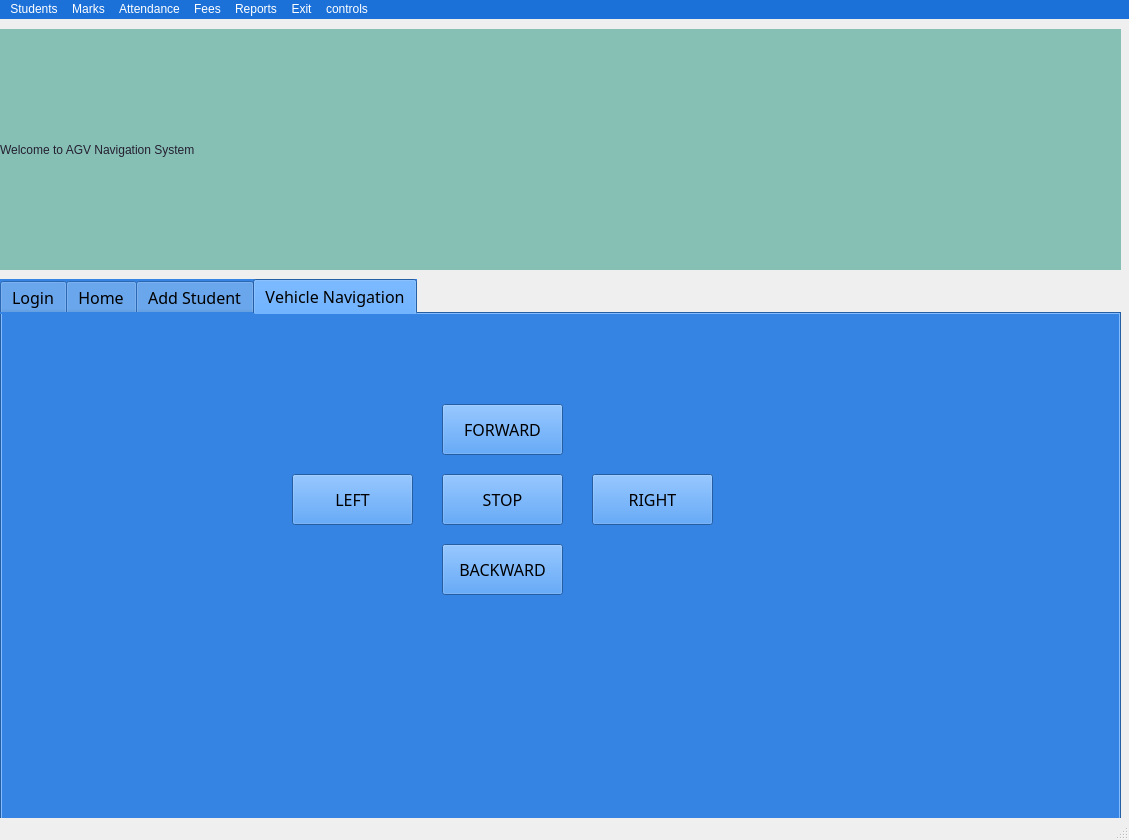
<?xml version="1.0" encoding="UTF-8"?>
<ui version="4.0">
 <class>MainWindow</class>
 <widget class="QMainWindow" name="MainWindow">
  <property name="geometry">
   <rect>
    <x>0</x>
    <y>0</y>
    <width>1129</width>
    <height>840</height>
   </rect>
  </property>
  <property name="windowTitle">
   <string>MainWindow</string>
  </property>
  <widget class="QWidget" name="centralwidget">
   <widget class="QTabWidget" name="tabWidget">
    <property name="geometry">
     <rect>
      <x>0</x>
      <y>260</y>
      <width>1121</width>
      <height>541</height>
     </rect>
    </property>
    <property name="font">
     <font>
      <family>Ubuntu Sans</family>
      <pointsize>12</pointsize>
      <weight>8</weight>
      <italic>false</italic>
      <bold>false</bold>
      <kerning>false</kerning>
     </font>
    </property>
    <property name="autoFillBackground">
     <bool>false</bool>
    </property>
    <property name="styleSheet">
     <string notr="true">font: 63 12pt &quot;Ubuntu Sans&quot;;
background-color: rgb(53, 132, 228);</string>
    </property>
    <property name="currentIndex">
     <number>3</number>
    </property>
    <widget class="QWidget" name="tab">
     <attribute name="title">
      <string>Login</string>
     </attribute>
     <widget class="QLabel" name="label_2">
      <property name="geometry">
       <rect>
        <x>250</x>
        <y>10</y>
        <width>501</width>
        <height>61</height>
       </rect>
      </property>
      <property name="styleSheet">
       <string notr="true">font: 75 36pt &quot;Ubuntu Sans&quot;;
font-weight:&quot;bold&quot;;
</string>
      </property>
      <property name="text">
       <string>Administrative Login</string>
      </property>
     </widget>
     <widget class="QLabel" name="label_3">
      <property name="geometry">
       <rect>
        <x>270</x>
        <y>60</y>
        <width>471</width>
        <height>31</height>
       </rect>
      </property>
      <property name="font">
       <font>
        <family>Ubuntu Sans</family>
        <pointsize>20</pointsize>
        <weight>8</weight>
        <italic>false</italic>
        <bold>false</bold>
       </font>
      </property>
      <property name="styleSheet">
       <string notr="true">color: rgb(143, 240, 164);
font: 63 20pt &quot;Ubuntu Sans&quot;;</string>
      </property>
      <property name="text">
       <string>Enter Username and Password</string>
      </property>
     </widget>
     <widget class="QLabel" name="label_4">
      <property name="geometry">
       <rect>
        <x>270</x>
        <y>120</y>
        <width>191</width>
        <height>31</height>
       </rect>
      </property>
      <property name="font">
       <font>
        <family>Ubuntu Sans</family>
        <pointsize>18</pointsize>
        <weight>50</weight>
        <italic>false</italic>
        <bold>false</bold>
       </font>
      </property>
      <property name="styleSheet">
       <string notr="true">font: 75 25pt &quot;Ubuntu Sans&quot;;
font: 18pt &quot;Ubuntu Sans&quot;;</string>
      </property>
      <property name="text">
       <string>Username:</string>
      </property>
     </widget>
     <widget class="QLabel" name="label_5">
      <property name="geometry">
       <rect>
        <x>270</x>
        <y>170</y>
        <width>171</width>
        <height>41</height>
       </rect>
      </property>
      <property name="styleSheet">
       <string notr="true">font: 75 25pt &quot;Ubuntu Sans&quot;;
font: 18pt &quot;Ubuntu Sans&quot;;</string>
      </property>
      <property name="text">
       <string>Password:</string>
      </property>
     </widget>
     <widget class="QLineEdit" name="lineEdit">
      <property name="geometry">
       <rect>
        <x>410</x>
        <y>130</y>
        <width>321</width>
        <height>27</height>
       </rect>
      </property>
      <property name="font">
       <font>
        <family>Ubuntu Sans</family>
        <pointsize>16</pointsize>
        <weight>50</weight>
        <italic>false</italic>
        <bold>false</bold>
       </font>
      </property>
      <property name="styleSheet">
       <string notr="true">background-color: rgb(255, 255, 255);
font: 16pt &quot;Ubuntu Sans&quot;;</string>
      </property>
      <property name="text">
       <string>afdafd</string>
      </property>
     </widget>
     <widget class="QLineEdit" name="lineEdit_2">
      <property name="geometry">
       <rect>
        <x>410</x>
        <y>180</y>
        <width>321</width>
        <height>27</height>
       </rect>
      </property>
      <property name="font">
       <font>
        <family>Ubuntu Sans</family>
        <pointsize>12</pointsize>
        <weight>8</weight>
        <italic>false</italic>
        <bold>false</bold>
       </font>
      </property>
      <property name="styleSheet">
       <string notr="true">background-color: rgb(255, 255, 255);</string>
      </property>
      <property name="text">
       <string>adfafafafa</string>
      </property>
      <property name="echoMode">
       <enum>QLineEdit::Password</enum>
      </property>
     </widget>
     <widget class="QPushButton" name="pushButton">
      <property name="geometry">
       <rect>
        <x>410</x>
        <y>270</y>
        <width>201</width>
        <height>41</height>
       </rect>
      </property>
      <property name="font">
       <font>
        <family>Ubuntu Sans</family>
        <pointsize>12</pointsize>
        <weight>8</weight>
        <italic>false</italic>
        <bold>false</bold>
       </font>
      </property>
      <property name="text">
       <string>Submit</string>
      </property>
     </widget>
     <widget class="QLabel" name="label_6">
      <property name="geometry">
       <rect>
        <x>60</x>
        <y>110</y>
        <width>131</width>
        <height>131</height>
       </rect>
      </property>
      <property name="text">
       <string/>
      </property>
      <property name="pixmap">
       <pixmap>lock.svg</pixmap>
      </property>
     </widget>
    </widget>
    <widget class="QWidget" name="tab_2">
     <attribute name="title">
      <string>Home</string>
     </attribute>
     <widget class="QLabel" name="label_7">
      <property name="geometry">
       <rect>
        <x>130</x>
        <y>0</y>
        <width>881</width>
        <height>61</height>
       </rect>
      </property>
      <property name="styleSheet">
       <string notr="true">font: 75 36pt &quot;Ubuntu Sans&quot;;
font-weight:&quot;bold&quot;;
</string>
      </property>
      <property name="text">
       <string>Welcome to School Management Project</string>
      </property>
     </widget>
     <widget class="QLabel" name="label_8">
      <property name="geometry">
       <rect>
        <x>150</x>
        <y>180</y>
        <width>141</width>
        <height>151</height>
       </rect>
      </property>
      <property name="text">
       <string/>
      </property>
      <property name="pixmap">
       <pixmap>school1.svg</pixmap>
      </property>
     </widget>
     <widget class="QLabel" name="label_9">
      <property name="geometry">
       <rect>
        <x>800</x>
        <y>200</y>
        <width>131</width>
        <height>131</height>
       </rect>
      </property>
      <property name="text">
       <string/>
      </property>
      <property name="pixmap">
       <pixmap>school1.svg</pixmap>
      </property>
     </widget>
     <widget class="QLabel" name="label_10">
      <property name="geometry">
       <rect>
        <x>280</x>
        <y>0</y>
        <width>491</width>
        <height>481</height>
       </rect>
      </property>
      <property name="text">
       <string/>
      </property>
      <property name="pixmap">
       <pixmap>schoolp.png</pixmap>
      </property>
     </widget>
     <zorder>label_10</zorder>
     <zorder>label_7</zorder>
     <zorder>label_8</zorder>
     <zorder>label_9</zorder>
    </widget>
    <widget class="QWidget" name="tab_3">
     <attribute name="title">
      <string>Add Student</string>
     </attribute>
     <widget class="QLabel" name="label_11">
      <property name="geometry">
       <rect>
        <x>270</x>
        <y>20</y>
        <width>501</width>
        <height>61</height>
       </rect>
      </property>
      <property name="styleSheet">
       <string notr="true">font: 75 36pt &quot;Ubuntu Sans&quot;;
font-weight:&quot;bold&quot;;
</string>
      </property>
      <property name="text">
       <string>Add New Student</string>
      </property>
     </widget>
     <widget class="QLabel" name="label_12">
      <property name="geometry">
       <rect>
        <x>20</x>
        <y>80</y>
        <width>471</width>
        <height>31</height>
       </rect>
      </property>
      <property name="font">
       <font>
        <family>Ubuntu Sans</family>
        <pointsize>18</pointsize>
        <weight>9</weight>
        <italic>false</italic>
        <bold>false</bold>
       </font>
      </property>
      <property name="styleSheet">
       <string notr="true">color: rgb(143, 240, 164);
font: 75 18pt &quot;Ubuntu Sans&quot;;
font-weight:&quot;bold&quot;;</string>
      </property>
      <property name="text">
       <string>Enter Student Details:</string>
      </property>
     </widget>
     <widget class="QLabel" name="label_13">
      <property name="geometry">
       <rect>
        <x>30</x>
        <y>140</y>
        <width>241</width>
        <height>31</height>
       </rect>
      </property>
      <property name="font">
       <font>
        <family>Ubuntu Sans</family>
        <pointsize>18</pointsize>
        <weight>50</weight>
        <italic>false</italic>
        <bold>false</bold>
       </font>
      </property>
      <property name="styleSheet">
       <string notr="true">font: 75 25pt &quot;Ubuntu Sans&quot;;
font: 18pt &quot;Ubuntu Sans&quot;;</string>
      </property>
      <property name="text">
       <string>Registration Number:</string>
      </property>
     </widget>
     <widget class="QLineEdit" name="lineEdit_3">
      <property name="geometry">
       <rect>
        <x>280</x>
        <y>130</y>
        <width>321</width>
        <height>41</height>
       </rect>
      </property>
      <property name="font">
       <font>
        <family>Ubuntu Sans</family>
        <pointsize>16</pointsize>
        <weight>50</weight>
        <italic>false</italic>
        <bold>false</bold>
       </font>
      </property>
      <property name="styleSheet">
       <string notr="true">background-color: rgb(255, 255, 255);
font: 16pt &quot;Ubuntu Sans&quot;;</string>
      </property>
      <property name="text">
       <string/>
      </property>
     </widget>
     <widget class="QLabel" name="label_14">
      <property name="geometry">
       <rect>
        <x>30</x>
        <y>190</y>
        <width>241</width>
        <height>31</height>
       </rect>
      </property>
      <property name="font">
       <font>
        <family>Ubuntu Sans</family>
        <pointsize>18</pointsize>
        <weight>50</weight>
        <italic>false</italic>
        <bold>false</bold>
       </font>
      </property>
      <property name="styleSheet">
       <string notr="true">font: 75 25pt &quot;Ubuntu Sans&quot;;
font: 18pt &quot;Ubuntu Sans&quot;;</string>
      </property>
      <property name="text">
       <string>Full Name</string>
      </property>
     </widget>
     <widget class="QLineEdit" name="lineEdit_4">
      <property name="geometry">
       <rect>
        <x>280</x>
        <y>180</y>
        <width>321</width>
        <height>41</height>
       </rect>
      </property>
      <property name="font">
       <font>
        <family>Ubuntu Sans</family>
        <pointsize>16</pointsize>
        <weight>50</weight>
        <italic>false</italic>
        <bold>false</bold>
       </font>
      </property>
      <property name="styleSheet">
       <string notr="true">background-color: rgb(255, 255, 255);
font: 16pt &quot;Ubuntu Sans&quot;;</string>
      </property>
      <property name="text">
       <string/>
      </property>
     </widget>
     <widget class="QLabel" name="label_15">
      <property name="geometry">
       <rect>
        <x>30</x>
        <y>250</y>
        <width>241</width>
        <height>31</height>
       </rect>
      </property>
      <property name="font">
       <font>
        <family>Ubuntu Sans</family>
        <pointsize>18</pointsize>
        <weight>50</weight>
        <italic>false</italic>
        <bold>false</bold>
       </font>
      </property>
      <property name="styleSheet">
       <string notr="true">font: 75 25pt &quot;Ubuntu Sans&quot;;
font: 18pt &quot;Ubuntu Sans&quot;;</string>
      </property>
      <property name="text">
       <string>Gender</string>
      </property>
     </widget>
     <widget class="QComboBox" name="comboBox">
      <property name="geometry">
       <rect>
        <x>280</x>
        <y>240</y>
        <width>191</width>
        <height>41</height>
       </rect>
      </property>
      <property name="styleSheet">
       <string notr="true">background-color: rgb(255, 255, 255);</string>
      </property>
      <item>
       <property name="text">
        <string>Male</string>
       </property>
      </item>
      <item>
       <property name="text">
        <string>Female</string>
       </property>
      </item>
     </widget>
     <widget class="QLabel" name="label_16">
      <property name="geometry">
       <rect>
        <x>30</x>
        <y>300</y>
        <width>241</width>
        <height>31</height>
       </rect>
      </property>
      <property name="font">
       <font>
        <family>Ubuntu Sans</family>
        <pointsize>18</pointsize>
        <weight>50</weight>
        <italic>false</italic>
        <bold>false</bold>
       </font>
      </property>
      <property name="styleSheet">
       <string notr="true">font: 75 25pt &quot;Ubuntu Sans&quot;;
font: 18pt &quot;Ubuntu Sans&quot;;</string>
      </property>
      <property name="text">
       <string>Full Name</string>
      </property>
     </widget>
     <widget class="QLineEdit" name="lineEdit_5">
      <property name="geometry">
       <rect>
        <x>280</x>
        <y>290</y>
        <width>321</width>
        <height>41</height>
       </rect>
      </property>
      <property name="font">
       <font>
        <family>Ubuntu Sans</family>
        <pointsize>16</pointsize>
        <weight>50</weight>
        <italic>false</italic>
        <bold>false</bold>
       </font>
      </property>
      <property name="styleSheet">
       <string notr="true">background-color: rgb(255, 255, 255);
font: 16pt &quot;Ubuntu Sans&quot;;</string>
      </property>
      <property name="text">
       <string/>
      </property>
     </widget>
     <widget class="QLabel" name="label_17">
      <property name="geometry">
       <rect>
        <x>30</x>
        <y>350</y>
        <width>241</width>
        <height>31</height>
       </rect>
      </property>
      <property name="font">
       <font>
        <family>Ubuntu Sans</family>
        <pointsize>18</pointsize>
        <weight>50</weight>
        <italic>false</italic>
        <bold>false</bold>
       </font>
      </property>
      <property name="styleSheet">
       <string notr="true">font: 75 25pt &quot;Ubuntu Sans&quot;;
font: 18pt &quot;Ubuntu Sans&quot;;</string>
      </property>
      <property name="text">
       <string>Age</string>
      </property>
     </widget>
     <widget class="QLineEdit" name="lineEdit_6">
      <property name="geometry">
       <rect>
        <x>280</x>
        <y>340</y>
        <width>321</width>
        <height>41</height>
       </rect>
      </property>
      <property name="font">
       <font>
        <family>Ubuntu Sans</family>
        <pointsize>16</pointsize>
        <weight>50</weight>
        <italic>false</italic>
        <bold>false</bold>
       </font>
      </property>
      <property name="styleSheet">
       <string notr="true">background-color: rgb(255, 255, 255);
font: 16pt &quot;Ubuntu Sans&quot;;</string>
      </property>
      <property name="text">
       <string/>
      </property>
     </widget>
     <widget class="QLabel" name="label_18">
      <property name="geometry">
       <rect>
        <x>630</x>
        <y>130</y>
        <width>211</width>
        <height>31</height>
       </rect>
      </property>
      <property name="font">
       <font>
        <family>Ubuntu Sans</family>
        <pointsize>18</pointsize>
        <weight>50</weight>
        <italic>false</italic>
        <bold>false</bold>
       </font>
      </property>
      <property name="styleSheet">
       <string notr="true">font: 75 25pt &quot;Ubuntu Sans&quot;;
font: 18pt &quot;Ubuntu Sans&quot;;</string>
      </property>
      <property name="text">
       <string>Additional</string>
      </property>
     </widget>
     <widget class="QTextEdit" name="textEdit">
      <property name="geometry">
       <rect>
        <x>780</x>
        <y>120</y>
        <width>291</width>
        <height>101</height>
       </rect>
      </property>
      <property name="styleSheet">
       <string notr="true">background-color: rgb(255, 255, 255);</string>
      </property>
     </widget>
     <widget class="QLineEdit" name="lineEdit_7">
      <property name="geometry">
       <rect>
        <x>780</x>
        <y>240</y>
        <width>321</width>
        <height>41</height>
       </rect>
      </property>
      <property name="font">
       <font>
        <family>Ubuntu Sans</family>
        <pointsize>16</pointsize>
        <weight>50</weight>
        <italic>false</italic>
        <bold>false</bold>
       </font>
      </property>
      <property name="styleSheet">
       <string notr="true">background-color: rgb(255, 255, 255);
font: 16pt &quot;Ubuntu Sans&quot;;</string>
      </property>
      <property name="text">
       <string/>
      </property>
     </widget>
     <widget class="QLabel" name="label_19">
      <property name="geometry">
       <rect>
        <x>630</x>
        <y>240</y>
        <width>121</width>
        <height>31</height>
       </rect>
      </property>
      <property name="font">
       <font>
        <family>Ubuntu Sans</family>
        <pointsize>18</pointsize>
        <weight>50</weight>
        <italic>false</italic>
        <bold>false</bold>
       </font>
      </property>
      <property name="styleSheet">
       <string notr="true">font: 75 25pt &quot;Ubuntu Sans&quot;;
font: 18pt &quot;Ubuntu Sans&quot;;</string>
      </property>
      <property name="text">
       <string>Phone</string>
      </property>
     </widget>
     <widget class="QLabel" name="label_20">
      <property name="geometry">
       <rect>
        <x>630</x>
        <y>300</y>
        <width>121</width>
        <height>31</height>
       </rect>
      </property>
      <property name="font">
       <font>
        <family>Ubuntu Sans</family>
        <pointsize>18</pointsize>
        <weight>50</weight>
        <italic>false</italic>
        <bold>false</bold>
       </font>
      </property>
      <property name="styleSheet">
       <string notr="true">font: 75 25pt &quot;Ubuntu Sans&quot;;
font: 18pt &quot;Ubuntu Sans&quot;;</string>
      </property>
      <property name="text">
       <string>Phone</string>
      </property>
     </widget>
     <widget class="QComboBox" name="comboBox_2">
      <property name="geometry">
       <rect>
        <x>780</x>
        <y>300</y>
        <width>191</width>
        <height>41</height>
       </rect>
      </property>
      <property name="styleSheet">
       <string notr="true">background-color: rgb(255, 255, 255);</string>
      </property>
      <item>
       <property name="text">
        <string>1st Standard</string>
       </property>
      </item>
      <item>
       <property name="text">
        <string>2nd Standard</string>
       </property>
      </item>
      <item>
       <property name="text">
        <string>3rd Standard</string>
       </property>
      </item>
      <item>
       <property name="text">
        <string>4th standard</string>
       </property>
      </item>
      <item>
       <property name="text">
        <string>5th stanard</string>
       </property>
      </item>
     </widget>
     <widget class="QPushButton" name="pushButton_2">
      <property name="geometry">
       <rect>
        <x>780</x>
        <y>380</y>
        <width>201</width>
        <height>41</height>
       </rect>
      </property>
      <property name="font">
       <font>
        <family>Ubuntu Sans</family>
        <pointsize>12</pointsize>
        <weight>8</weight>
        <italic>false</italic>
        <bold>false</bold>
       </font>
      </property>
      <property name="text">
       <string>Save Student Details</string>
      </property>
     </widget>
    </widget>
    <widget class="QWidget" name="tab_4">
     <attribute name="title">
      <string>Vehicle Navigation</string>
     </attribute>
     <widget class="QPushButton" name="btn_forward">
      <property name="geometry">
       <rect>
        <x>440</x>
        <y>90</y>
        <width>121</width>
        <height>51</height>
       </rect>
      </property>
      <property name="font">
       <font>
        <family>Ubuntu Sans</family>
        <pointsize>12</pointsize>
        <weight>8</weight>
        <italic>false</italic>
        <bold>false</bold>
       </font>
      </property>
      <property name="text">
       <string>FORWARD</string>
      </property>
     </widget>
     <widget class="QPushButton" name="btn_stop">
      <property name="geometry">
       <rect>
        <x>440</x>
        <y>160</y>
        <width>121</width>
        <height>51</height>
       </rect>
      </property>
      <property name="font">
       <font>
        <family>Ubuntu Sans</family>
        <pointsize>12</pointsize>
        <weight>8</weight>
        <italic>false</italic>
        <bold>false</bold>
       </font>
      </property>
      <property name="text">
       <string>STOP</string>
      </property>
     </widget>
     <widget class="QPushButton" name="btn_right">
      <property name="geometry">
       <rect>
        <x>590</x>
        <y>160</y>
        <width>121</width>
        <height>51</height>
       </rect>
      </property>
      <property name="font">
       <font>
        <family>Ubuntu Sans</family>
        <pointsize>12</pointsize>
        <weight>8</weight>
        <italic>false</italic>
        <bold>false</bold>
       </font>
      </property>
      <property name="text">
       <string>RIGHT</string>
      </property>
     </widget>
     <widget class="QPushButton" name="btn_backward">
      <property name="geometry">
       <rect>
        <x>440</x>
        <y>230</y>
        <width>121</width>
        <height>51</height>
       </rect>
      </property>
      <property name="font">
       <font>
        <family>Ubuntu Sans</family>
        <pointsize>12</pointsize>
        <weight>8</weight>
        <italic>false</italic>
        <bold>false</bold>
       </font>
      </property>
      <property name="text">
       <string>BACKWARD</string>
      </property>
     </widget>
     <widget class="QPushButton" name="btn_left">
      <property name="geometry">
       <rect>
        <x>290</x>
        <y>160</y>
        <width>121</width>
        <height>51</height>
       </rect>
      </property>
      <property name="font">
       <font>
        <family>Ubuntu Sans</family>
        <pointsize>12</pointsize>
        <weight>8</weight>
        <italic>false</italic>
        <bold>false</bold>
       </font>
      </property>
      <property name="text">
       <string>LEFT</string>
      </property>
     </widget>
    </widget>
   </widget>
   <widget class="QLabel" name="label">
    <property name="geometry">
     <rect>
      <x>0</x>
      <y>10</y>
      <width>1121</width>
      <height>241</height>
     </rect>
    </property>
    <property name="styleSheet">
     <string notr="true">background-color: rgba(51, 155, 134, 143);
font: 81 45pt &quot;Ubuntu Sans&quot;;
color: rgb(36, 31, 49);</string>
    </property>
    <property name="text">
     <string>Welcome to AGV Navigation System</string>
    </property>
   </widget>
  </widget>
  <widget class="QMenuBar" name="menubar">
   <property name="geometry">
    <rect>
     <x>0</x>
     <y>0</y>
     <width>1129</width>
     <height>26</height>
    </rect>
   </property>
   <property name="styleSheet">
    <string notr="true">background-color: rgb(28, 113, 216);
color: rgb(255, 255, 255);
font: 13pt &quot;Ubuntu Sans&quot;;</string>
   </property>
   <widget class="QMenu" name="menuStudents">
    <property name="title">
     <string>Students</string>
    </property>
    <addaction name="menu11"/>
    <addaction name="menu12"/>
   </widget>
   <widget class="QMenu" name="menuMarks">
    <property name="title">
     <string>Marks</string>
    </property>
    <addaction name="menu21"/>
   </widget>
   <widget class="QMenu" name="menuAttendance">
    <property name="title">
     <string>Attendance</string>
    </property>
    <addaction name="menu31"/>
   </widget>
   <widget class="QMenu" name="menuFees">
    <property name="title">
     <string>Fees</string>
    </property>
    <addaction name="menu41"/>
   </widget>
   <widget class="QMenu" name="menuReports">
    <property name="title">
     <string>Reports</string>
    </property>
    <addaction name="menu51"/>
    <addaction name="actionMarks_Report"/>
    <addaction name="actionAttendance_Reports"/>
    <addaction name="actionFees_Reports"/>
   </widget>
   <widget class="QMenu" name="menuExit">
    <property name="title">
     <string>Exit</string>
    </property>
    <addaction name="menu61"/>
   </widget>
   <widget class="QMenu" name="menucontrols">
    <property name="title">
     <string>controls</string>
    </property>
    <addaction name="menu71"/>
   </widget>
   <addaction name="menuStudents"/>
   <addaction name="menuMarks"/>
   <addaction name="menuAttendance"/>
   <addaction name="menuFees"/>
   <addaction name="menuReports"/>
   <addaction name="menuExit"/>
   <addaction name="menucontrols"/>
  </widget>
  <widget class="QStatusBar" name="statusbar"/>
  <action name="menu11">
   <property name="text">
    <string>Add New Students</string>
   </property>
  </action>
  <action name="menu12">
   <property name="text">
    <string>Edit /Delete Students</string>
   </property>
  </action>
  <action name="menu21">
   <property name="text">
    <string>Add /Edit /Delete marks</string>
   </property>
  </action>
  <action name="menu31">
   <property name="text">
    <string>Add /Edit /Delete Attendance</string>
   </property>
  </action>
  <action name="menu41">
   <property name="text">
    <string>Add /Edit /Delete Fees Details</string>
   </property>
  </action>
  <action name="menu51">
   <property name="text">
    <string>Student Reports</string>
   </property>
  </action>
  <action name="actionMarks_Report">
   <property name="text">
    <string>Marks Report</string>
   </property>
  </action>
  <action name="actionAttendance_Reports">
   <property name="text">
    <string>Attendance Reports</string>
   </property>
  </action>
  <action name="actionFees_Reports">
   <property name="text">
    <string>Fees Reports</string>
   </property>
  </action>
  <action name="menu61">
   <property name="text">
    <string>Logout</string>
   </property>
  </action>
  <action name="menu71">
   <property name="text">
    <string>vehicle navigation</string>
   </property>
  </action>
 </widget>
 <resources/>
 <connections/>
</ui>
